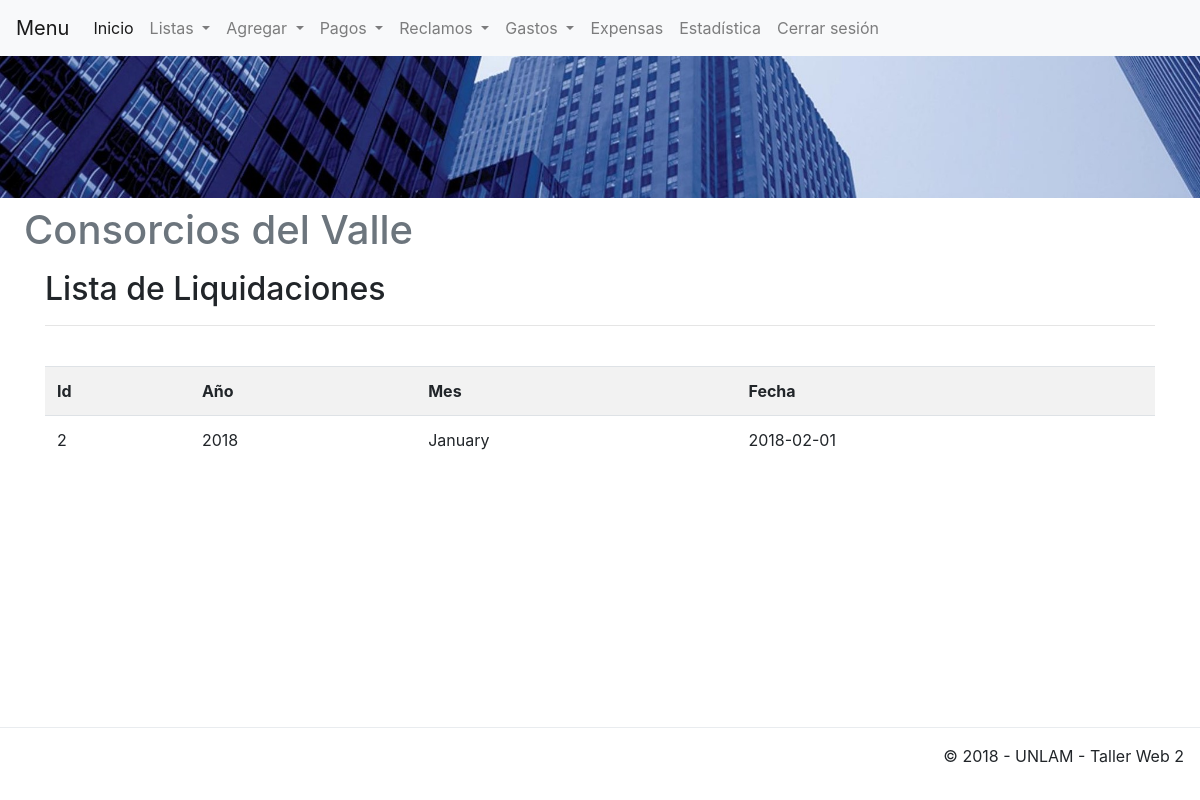
The page /app/view/listaLiquidacion.php (signed in) on the database as committed earlier.
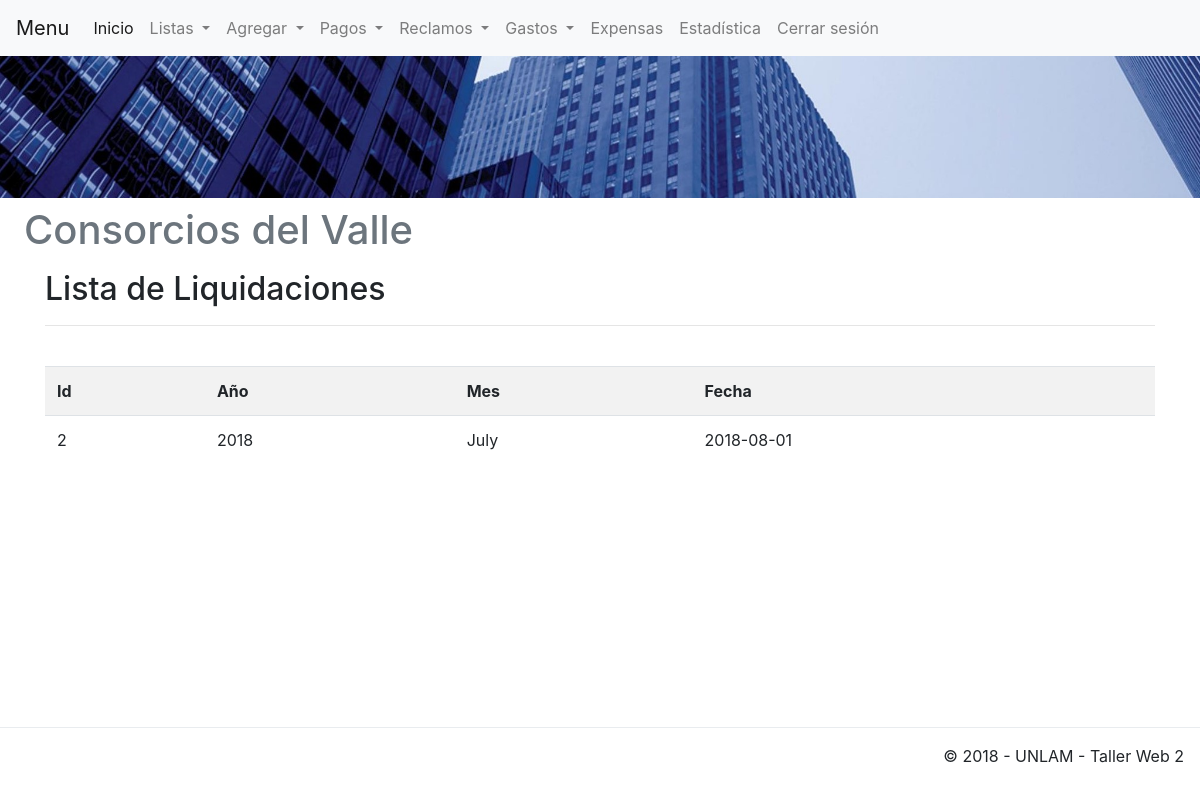
The same page on the database as committed later.
### tables this page shows
CREATE TABLE `liquidacion` (
  `idLiquidacion` int(11) UNSIGNED NOT NULL,
  `periodo` date NOT NULL,
  `fecha` date NOT NULL
);

### app/view/listaLiquidacion.php (the view, shortened to what this page needs)
<!DOCTYPE html>
<html lang="es"
<?php include('template/head.php'); ?>
    <body>
    <?php
        include('template/nav.php');
        include('template/header.php'); ?>
        <div class="container">
		<div class="content">
			<h2>Lista de Liquidaciones</h2>
			<hr />
			<br/>
			<div class="table-responsive">
			<table class="table table-striped table-hover">
				<tr>
					<th>Id</th>
					<th>Año</th>
					<th>Mes</th>
					<th>Fecha</th>
				</tr>
				<?php
				$sql = mysqli_query($conexion, "SELECT * FROM liquidacion");
				if (mysqli_num_rows($sql) == 0) {
					echo '<tr><td colspan="8">No hay liquidaciones a listar.</td></tr>';
				} else {
					while ($row = mysqli_fetch_assoc($sql)) {
						echo '
						<tr>
							<td>'.$row['idLiquidacion'].'</td>
							<td>'.date("Y", strtotime($row['periodo'])).'</td>
							<td>'.date("F", strtotime($row['periodo'])).'</td>
							<td>'.$row['fecha'].'</td>
							';
					}
				}
				?>
			</table>
			</div>
		</div>
	</div><center>
    <div class="corte">
    </div>
    <?php include('template/footer.php'); ?>
    </body>
</html>

### app/view/template/head.php (shortened to what this page needs)
<head>
  <link rel="stylesheet" href="/consorcio/public/css/bootstrap.min.css">
  <link rel="stylesheet" href="/consorcio/public/css/bootstrap-grid.min.css">
  <link rel="stylesheet" href="/consorcio/public/css/fontawesome-all.min.css">
  <link rel="stylesheet" href="/consorcio/public/css/estilos.css">
</head>

### app/view/template/nav.php (shortened to what this page needs)
<nav class="navbar navbar-expand-lg navbar-light bg-light fixed-top">
  <a class="navbar-brand" href="#">Menu</a>
  <div class="collapse navbar-collapse" id="navbarSupportedContent">
    <ul class="navbar-nav mr-auto">
      <?php
        if(isset($_SESSION['admin'])){ ?>
      <li class="nav-item active">
        <a class="nav-link" href="/consorcio/app/view/homeAdmin.php">Inicio <span class="sr-only"></span></a>
      </li>
      <li class="nav-item dropdown">
      <a class="nav-link dropdown-toggle" href="#" id="navbarDropdown" role="button" data-toggle="dropdown" aria-haspopup="true" aria-expanded="false">
          Listas
        </a>
      </li>
      <li class="nav-item dropdown">
      <a class="nav-link dropdown-toggle" href="#" id="navbarDropdown" role="button" data-toggle="dropdown" aria-haspopup="true" aria-expanded="false">
          Agregar
        </a>
      </li>
      <li class="nav-item dropdown">
      <a class="nav-link dropdown-toggle" href="#" id="navbarDropdown" role="button" data-toggle="dropdown" aria-haspopup="true" aria-expanded="false">
          Pagos
        </a>
      </li>
      <li class="nav-item dropdown">
      <a class="nav-link dropdown-toggle" href="#" id="navbarDropdown" role="button" data-toggle="dropdown" aria-haspopup="true" aria-expanded="false">
          Reclamos
        </a>
      </li>
      <li class="nav-item dropdown">
      <a class="nav-link dropdown-toggle" href="#" id="navbarDropdown" role="button" data-toggle="dropdown" aria-haspopup="true" aria-expanded="false">
          Gastos
        </a>
      </li>
      <li class="nav-item">
        <a class="nav-link" href="/consorcio/app/view/listaExpensas.php">Expensas</a>
      </li>
      <li class="nav-item">
        <a class="nav-link" href="#">Estadística</a>
      </li>
      <li class="nav-item">
        <a class="nav-link" href="/consorcio/app/config/CerrarSession.php">Cerrar sesión</a>
      </li>
      <?php }?>
    </ul>
  </div>
</nav>

### app/view/template/header.php
<div>
  <img class="d-block w-100" src="/consorcio/public/img/edificioscorto.jpg" alt="First slide">
</div>
<header class="dropdown-header">
  <h1>Consorcios del Valle</h1>
</header>

### app/view/template/footer.php (shortened to what this page needs)
<footer class="fixed-bottom" style="background-color: white;">
    <footer class="modal-footer">
        <p>&copy; 2018 - UNLAM - Taller Web 2</p>
    </footer>
</footer>

### public/css/estilos.css (style rules this page uses)
.corte { width: 100%; clear: both; height: 9rem; }

Rows that differ between the two databases and show on the page:
changed liquidacion id 2: periodo "January" → "July"; fecha "2018-02-01" → "2018-08-01"
